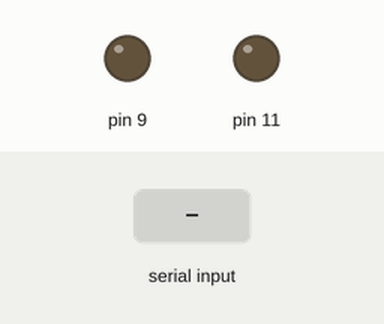
The sketch below on a simulated Arduino Uno, built with avr-gcc and run on an emulated ATmega328P. Parts: output pins drawn as LEDs (lit = HIGH). The test bench sets the inputs (shaded band).

Above: at 1.2 s.
1.3 s: "90,45\n" received over Serial
At 2.1 s:
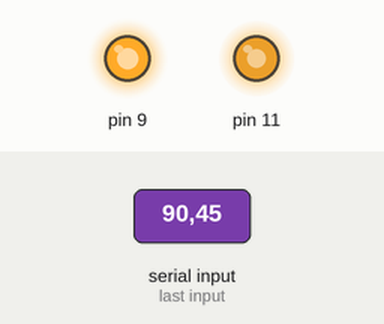
3.8 s: "30,150\n" received over Serial
At 4.4 s:
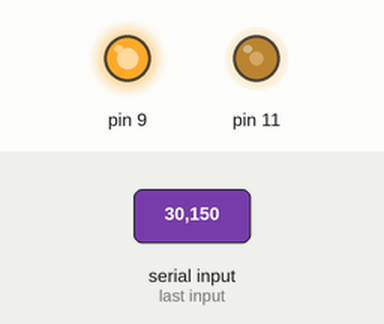
6.3 s: "200\n" received over Serial
At 7.1 s:
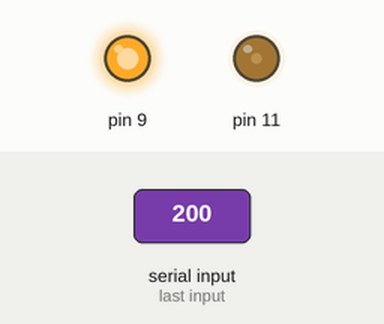
Timing chart, 0 to 9.3 s (numbered marks = the images above; inputs shaded):
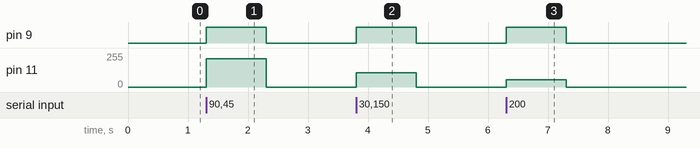

The sketch:

abc.ino
```cpp
float speedvalserial;
int speedval;
void setup() {
  // put your setup code here, to run once:

pinMode(11,OUTPUT);
pinMode(9,OUTPUT);
Serial.begin(9600);
}
void loop() {
  // put your main code here, to run repeatedly:
  if(Serial.available()>0){
    speedvalserial=Serial.parseFloat();
//    if(speedvalserial==1.0){
//      speedvalserial=0.9999;
//    }
    speedval=speedvalserial*255;
    analogWrite(11,speedval);
    analogWrite(9,speedval);
  }
}
```

Measured:
- after the input at 1.3 s, pin 9: LOW → HIGH at once, → LOW 1.0 s later; pin 11: 0/255 → 211/255 at once, → 0/255 1.0 s later
- after the input at 3.8 s, pin 9: LOW → HIGH at once, → LOW 1.0 s later; pin 11: 0/255 → 106/255 at once, → 0/255 1.0 s later
- after the input at 6.3 s, pin 9: LOW → HIGH at once, → LOW 1.0 s later; pin 11: 0/255 → 56/255 at once, → 0/255 1.0 s later
